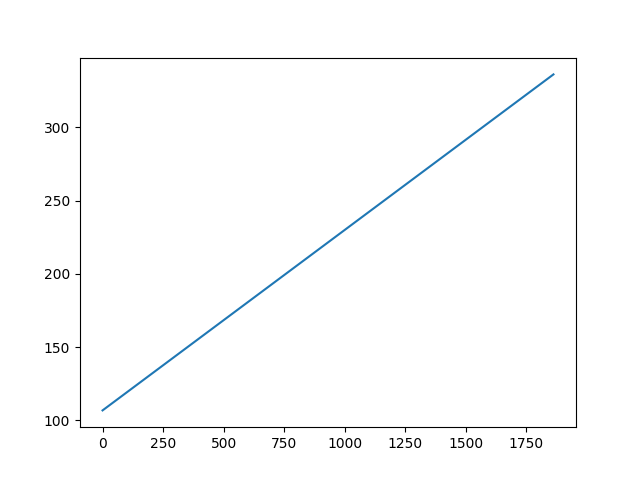

Reproduce this figure in Python.
#!/usr/bin/env python3

import pdb
import math
import numpy as np
import matplotlib.pyplot as plt

rOuter = 90 # radius outer mm
rInner = 17 # radius inner mm
dOuter = rOuter * 2
dInner = rInner * 2

thickness = 0.14 # mm

ii = 0
circums = list()
while ii < (dOuter - dInner) / (2*thickness):
    circums.append(math.pi * (dInner+ii*thickness))
    ii += 2 * thickness

plt.plot(range(len(circums)), circums)
plt.savefig("sim.png")
pdb.set_trace()

#circums = [ math.pi * (dInner+2*x*thickness)  for x in range(dOuter - dInner) / 2*thickness)]






tMax = 50 # tension outer
tMin = 0 # tension inner

tRange = tMax - tMin
tAdj = (rOuter -rInner) / tRange

print("tRange {} tAdj {}".format(tRange, tAdj))

for r in range (rInner, rOuter, 1):
    t = tMin + (tRange * np.log10(1+(r - rInner)/(rOuter - rInner) * 10))
    print("Radius {} tension {}".format(r,t))

tensions = [tMin + (tRange * np.log10(1+(r - rInner)/(rOuter - rInner) * 10)) for r in range (rInner, rOuter, 1)]

x = range(rInner, rOuter)
#x = np.linspace(0.001, 16, 2000)
#y_e = np.log(x)
#y_10 = np.log10(x)
#y_2 = np.log2(x)
#
plt.plot(x, tensions)
#scale = rOuter/tMax
#plt.plot(x, [tMin + r * (tMax/rOuter) for r in range (rInner, rOuter, 1)])
plt.plot(x, [r * (tMax/rOuter) for r in range (rInner, rOuter, 1)])

#plt.plot(x, y_10)
#plt.plot(x, y_2)
#
#plt.legend(['ln', 'log10', 'log2'], loc='lower right')
#plt.xticks(range(math.floor(min(x)), math.ceil(max(x))+1))
#plt.axhline(0, color='black', linewidth='0.5')
plt.axvline(37, color='black', linewidth='0.5')
#
plt.savefig('tensions.png')
